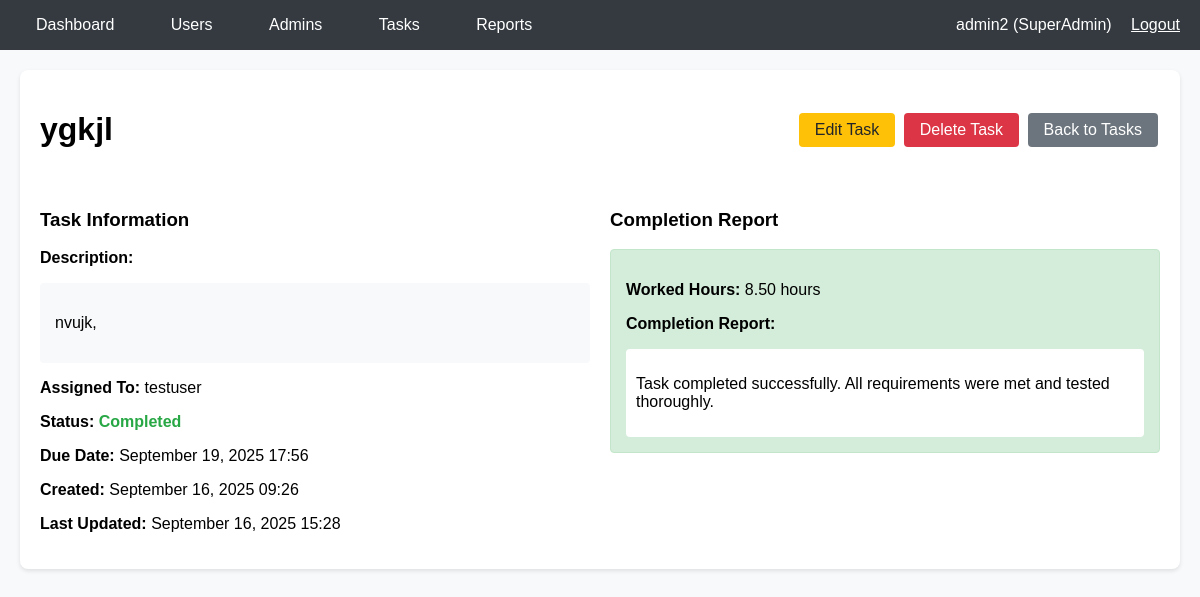
/panel/tasks/2/ (signed in), run on the app's committed database.
### users/models.py (models this page shows, shortened)
class Users(AbstractUser):
    ROLE_CHOICES = [
        ('user', 'User'),
        ('admin', 'Admin'),
    ]
    email = models.EmailField(unique=True)
    role = models.CharField(max_length=20, choices=ROLE_CHOICES, default='user')
    admin = models.ForeignKey('self', on_delete=models.SET_NULL, null=True, blank=True, related_name='managed_users')

### tasks/models.py (models this page shows, shortened)
class Task(models.Model):
    STATUS_CHOICES = [
        ('pending', 'Pending'),
        ('in_progress', 'In Progress'),
        ('completed', 'Completed'),
    ]
    title = models.CharField(max_length=255)
    description = models.TextField()
    assigned_to = models.ForeignKey(settings.AUTH_USER_MODEL, on_delete=models.CASCADE, related_name='assigned_tasks')
    due_date = models.DateTimeField(null=True, blank=True)
    status = models.CharField(max_length=20, choices=STATUS_CHOICES, default='pending')
    completion_report = models.TextField(blank=True, null=True)
    created_at = models.DateTimeField(auto_now_add=True)
    updated_at = models.DateTimeField(auto_now=True)
    worked_hours = models.DecimalField(max_digits=5, decimal_places=2, default=0)

### tasks/admin_views.py (the view)
# urls.py: path('tasks/<int:task_id>/', admin_views.task_detail, name='task_detail'),
@login_required
def task_detail(request, task_id):
    if not (request.user.is_superuser or getattr(request.user, 'role', None) == 'admin'):
        return redirect('login')
    task = get_object_or_404(Task, id=task_id)
    return render(request, 'admin/task_detail.html', {'task': task})

### task_manager/templates/admin/task_detail.html (shortened to what this page needs)
{% extends 'base.html' %}
{% block content %}
<div class="card">
    <div style="display: flex; justify-content: space-between; align-items: center;">
        <h1>{{ task.title }}</h1>
        <div>
            <a href="{% url 'edit_task' task.id %}" class="btn btn-warning">Edit Task</a>
            {% if user.is_superuser %}
                <a href="{% url 'delete_task' task.id %}" class="btn btn-danger" onclick="return confirm('Are you sure you want to delete this task?')">Delete Task</a>
            {% endif %}
            <a href="{% url 'tasks_list' %}" class="btn btn-secondary">Back to Tasks</a>
        </div>
    </div>
    <div style="display: grid; grid-template-columns: 1fr 1fr; gap: 20px; margin-top: 20px;">
        <div>
            <h3>Task Information</h3>
            <p><strong>Description:</strong></p>
            <div style="background: #f8f9fa; padding: 15px; border-radius: 4px; margin-bottom: 15px;">
                {{ task.description|linebreaks }}
            </div>
            <p><strong>Assigned To:</strong> {{ task.assigned_to.username }}</p>
            <p><strong>Status:</strong>
                {% if task.status == 'pending' %}
                    <span style="color: #ffc107; font-weight: bold;">{{ task.get_status_display }}</span>
                {% elif task.status == 'in_progress' %}
                    <span style="color: #007bff; font-weight: bold;">{{ task.get_status_display }}</span>
                {% elif task.status == 'completed' %}
                    <span style="color: #28a745; font-weight: bold;">{{ task.get_status_display }}</span>
                {% endif %}
            </p>
            <p><strong>Due Date:</strong>
                {% if task.due_date %}
                    {{ task.due_date|date:"F d, Y H:i" }}
                {% else %}
                    <span style="color: #6c757d;">No due date set</span>
                {% endif %}
            </p>
            <p><strong>Created:</strong> {{ task.created_at|date:"F d, Y H:i" }}</p>
            <p><strong>Last Updated:</strong> {{ task.updated_at|date:"F d, Y H:i" }}</p>
        </div>
        <div>
            {% if task.status == 'completed' %}
            <h3>Completion Report</h3>
            <div style="background: #d4edda; padding: 15px; border-radius: 4px; border: 1px solid #c3e6cb;">
                <p><strong>Worked Hours:</strong> {{ task.worked_hours }} hours</p>
                <p><strong>Completion Report:</strong></p>
                <div style="background: white; padding: 10px; border-radius: 4px; margin-top: 10px;">
                    {{ task.completion_report|linebreaks }}
                </div>
            </div>
            {% endif %}
        </div>
    </div>
</div>
{% endblock %}

### task_manager/templates/base.html (shortened to what this page needs)
<!DOCTYPE html>
<html>
<head>
</head>
<body>
    <div class="header">
        <div class="container">
            <div class="nav">
                <div class="nav-links">
                    <a href="{% url 'dashboard' %}">Dashboard</a>
                    {% if user.is_superuser %}
                        <a href="{% url 'users_list' %}">Users</a>
                        <a href="{% url 'admins_list' %}">Admins</a>
                    {% endif %}
                    {% if user.is_superuser or user.role == 'admin' %}
                        <a href="{% url 'tasks_list' %}">Tasks</a>
                        <a href="{% url 'reports_list' %}">Reports</a>
                    {% endif %}
                </div>
                <div>
                    <span>{{ user.username }} ({% if user.is_superuser %}SuperAdmin{% else %}{{ user.get_role_display }}{% endif %})</span>
                    <a href="{% url 'logout' %}" style="color: white; margin-left: 15px;">Logout</a>
                </div>
            </div>
        </div>
    </div>
    <div class="container">
        <div class="content">
            {% block content %}{% endblock %}
        </div>
    </div>
</body>
</html>

### task_manager/templates/base.html (style rules this page uses)
body { font-family: Arial, sans-serif; margin: 0; padding: 0; background: #f8f9fa; }
.header { background: #343a40; color: white; padding: 1rem 0; }
.container { max-width: 1200px; margin: 0 auto; padding: 0 20px; }
.nav { display: flex; justify-content: space-between; align-items: center; }
.nav-links a { color: white; text-decoration: none; margin-right: 20px; padding: 8px 16px; border-radius: 4px; }
.content { padding: 20px 0; }
.card { background: white; padding: 20px; border-radius: 8px; box-shadow: 0 2px 4px rgba(0,0,0,0.1); margin-bottom: 20px; }
.btn { padding: 8px 16px; background: #007bff; color: white; text-decoration: none; border-radius: 4px; display: inline-block; margin: 2px; border: none; cursor: pointer; }
.btn-danger { background: #dc3545; }
.btn-warning { background: #ffc107; color: #212529; }
.btn-secondary { background: #6c757d; }

### data on the page
Users: username "admin2"
Task: title "ygkjl", description "nvujk,", assigned_to.username "testuser", status "Completed", due_date "September 19, 2025 17:56", created_at "September 16, 2025 09:26", updated_at "September 16, 2025 15:28", worked_hours "8.50", completion_report "Task completed successfully. All requirements were met and tested thoroughly."
